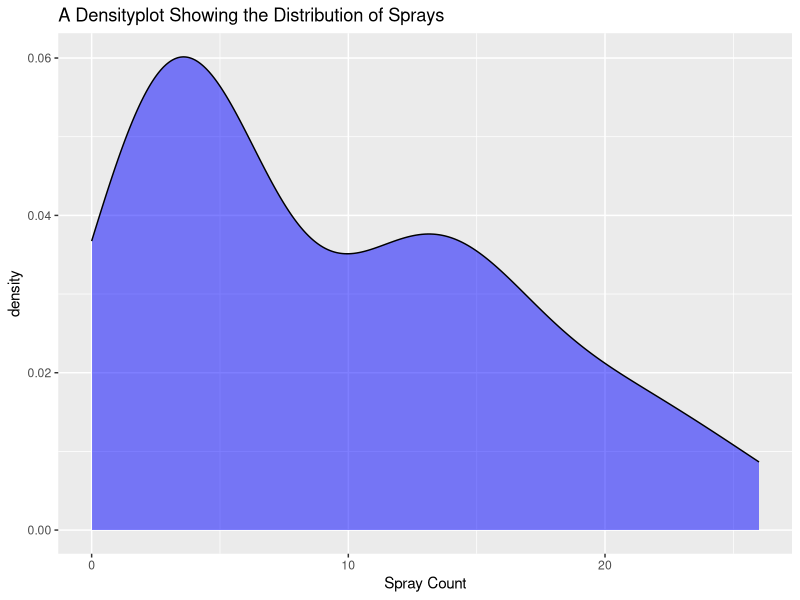
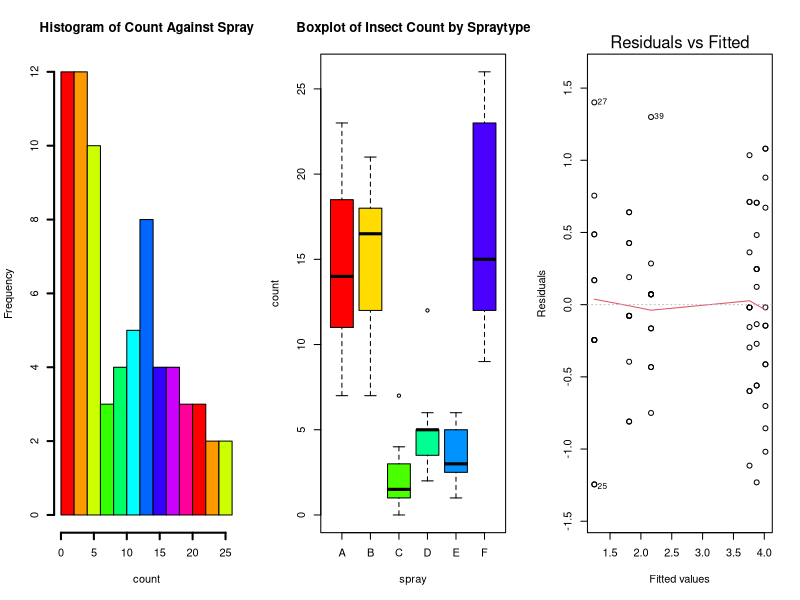
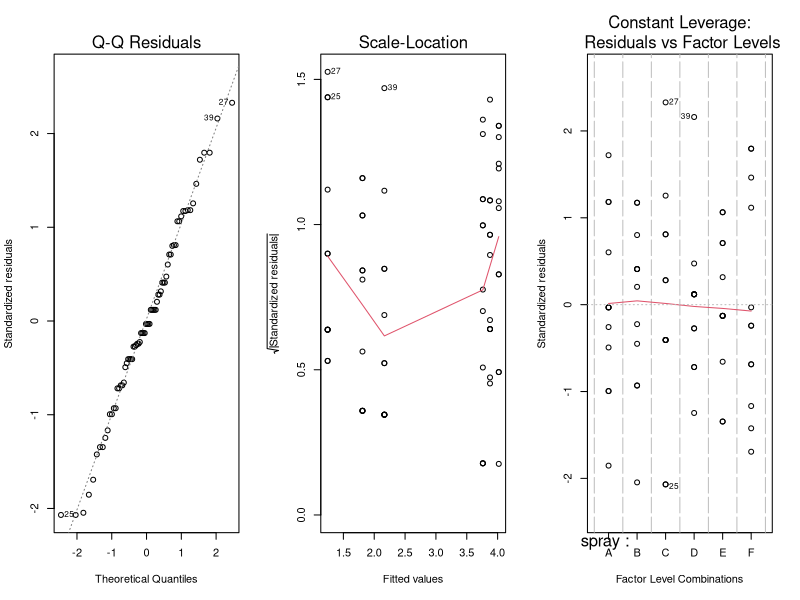
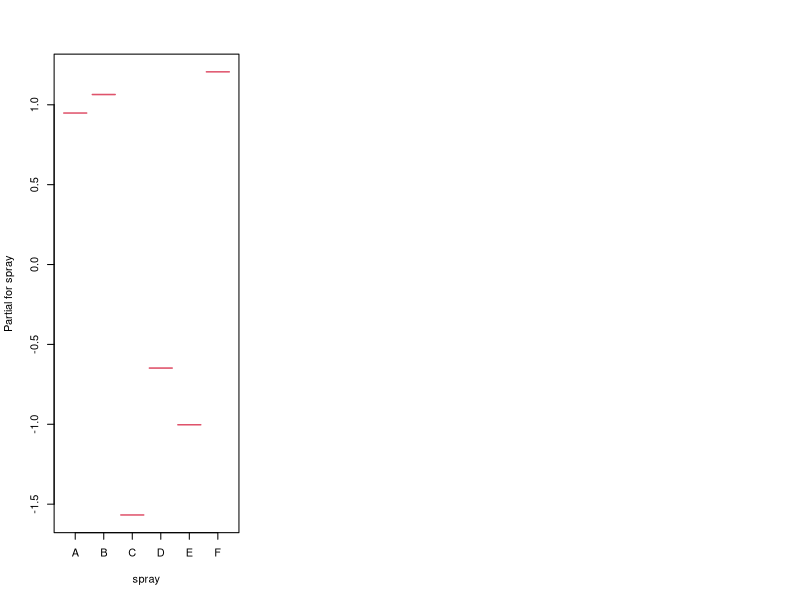

These figures' R source, in order:
attach (InsectSprays)

#Viewing the data set so as to know how best to proceed

head(InsectSprays)

#Inspecting the data to check its cleanliness and analyzability

str(InsectSprays)

#Obtaining the dataset's visual descriptives

par(mfcol=c(1,3))

library(lattice)

library(tidyverse)

library(ggplot2)


densityplot <- InsectSprays %>% ggplot(aes(x=count)) +
  geom_density(fill='blue', alpha=0.5) +
  labs(title='A Densityplot Showing the Distribution of Sprays', x='Spray Count')

densityplot

with(InsectSprays, hist(count, breaks=10, lwd=2,col=rainbow(10), main=("Histogram of Count Against Spray")))

boxplot(count~spray, col=rainbow(7),data=InsectSprays, main="Boxplot of Insect Count by Spraytype")

summary(InsectSprays)

model1<-with(InsectSprays, lm(count~spray))

with(InsectSprays, model1)

summary(model1)

anva<-aov(sqrt(count)~spray, data=InsectSprays)
anva

summary(anva)


plot(anva)

termplot(anva)
